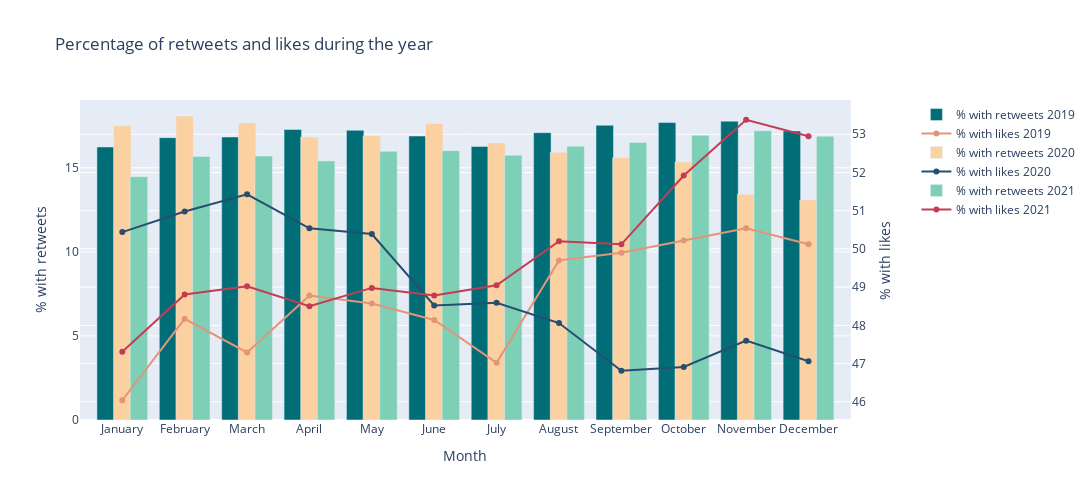
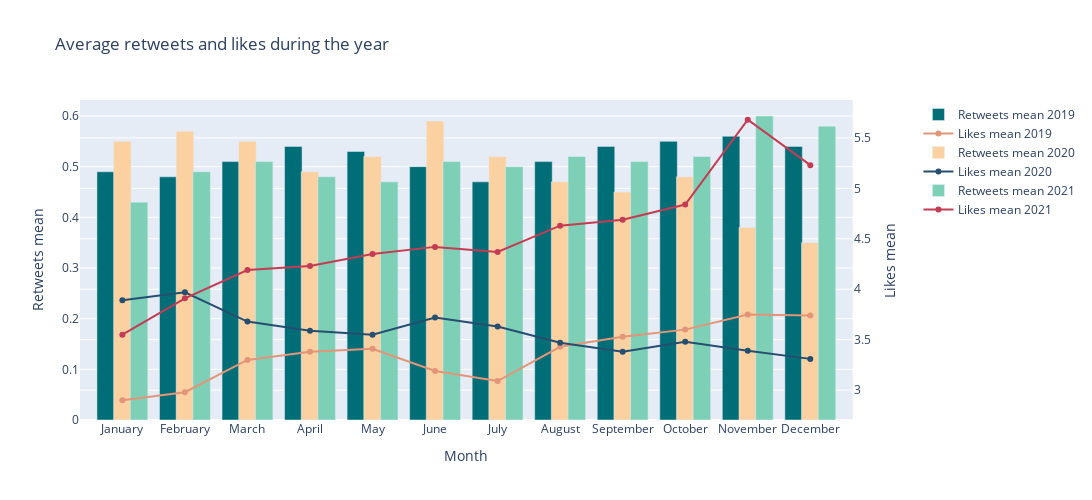

These figures' notebook cell, in order:
### Code cell
analysis_chart(df_analysis, 'month', '% with retweets', '% with likes', 'Month', '% with retweets',
               '% with likes', 'Percentage of retweets and likes during the year', offline_graphs)
analysis_chart(df_analysis, 'month', 'retweets mean', 'likes mean', 'Month', 'Retweets mean', 'Likes mean',
               'Average retweets and likes during the year', offline_graphs)

### Figure 1 — Plotly figure (JSON) as saved in the notebook; plotly's stock layout.template omitted (floating-point values rounded to 4 significant figures)
{"data": [{"marker": {"color": "#006D77"}, "name": "% with retweets 2019", "textposition": "inside", "width": 0.28, "x": ["January", "February", "March", "April", "May", "June", "July", "August", "September", "October", "November", "December"], "y": [16.24, 16.79, 16.83, 17.28, 17.23, 16.89, 16.27, 17.09, 17.53, 17.69, 17.77, 17.19], "type": "bar", "xaxis": "x", "yaxis": "y"}, {"marker": {"color": "#E29578"}, "name": "% with likes 2019", "x": ["January", "February", "March", "April", "May", "June", "July", "August", "September", "October", "November", "December"], "y": [46.04, 48.17, 47.29, 48.78, 48.57, 48.14, 47.02, 49.7, 49.9, 50.22, 50.54, 50.12], "type": "scatter", "xaxis": "x", "yaxis": "y2"}, {"marker": {"color": "#FBD1A2"}, "name": "% with retweets 2020", "textposition": "inside", "width": 0.28, "x": ["January", "February", "March", "April", "May", "June", "July", "August", "September", "October", "November", "December"], "y": [17.5, 18.08, 17.67, 16.83, 16.9, 17.64, 16.48, 15.92, 15.6, 15.34, 13.43, 13.09], "type": "bar", "xaxis": "x", "yaxis": "y"}, {"marker": {"color": "#254E70"}, "name": "% with likes 2020", "x": ["January", "February", "March", "April", "May", "June", "July", "August", "September", "October", "November", "December"], "y": [50.44, 50.98, 51.43, 50.54, 50.39, 48.52, 48.59, 48.06, 46.81, 46.91, 47.6, 47.06], "type": "scatter", "xaxis": "x", "yaxis": "y2"}, {"marker": {"color": "#7DCFB6"}, "name": "% with retweets 2021", "textposition": "inside", "width": 0.28, "x": ["January", "February", "March", "April", "May", "June", "July", "August", "September", "October", "November", "December"], "y": [14.47, 15.67, 15.7, 15.41, 15.98, 16.02, 15.75, 16.28, 16.5, 16.93, 17.2, 16.88], "type": "bar", "xaxis": "x", "yaxis": "y"}, {"marker": {"color": "#C33C54"}, "name": "% with likes 2021", "x": ["January", "February", "March", "April", "May", "June", "July", "August", "September", "October", "November", "December"], "y": [47.31, 48.81, 49.02, 48.5, 48.98, 48.78, 49.05, 50.2, 50.12, 51.92, 53.38, 52.95], "type": "scatter", "xaxis": "x", "yaxis": "y2"}], "layout": {"xaxis": {"anchor": "y", "domain": [0.0, 0.94], "title": {"text": "Month"}}, "yaxis": {"anchor": "x", "domain": [0.0, 1.0], "title": {"text": "% with retweets"}}, "yaxis2": {"anchor": "x", "overlaying": "y", "side": "right", "title": {"text": "% with likes"}}, "title": {"text": "Percentage of retweets and likes during the year"}, "width": 1200, "height": 500}}

### Figure 2 — Plotly figure (JSON) as saved in the notebook; plotly's stock layout.template omitted (floating-point values rounded to 4 significant figures)
{"data": [{"marker": {"color": "#006D77"}, "name": "Retweets mean 2019", "textposition": "inside", "width": 0.28, "x": ["January", "February", "March", "April", "May", "June", "July", "August", "September", "October", "November", "December"], "y": [0.49, 0.48, 0.51, 0.54, 0.53, 0.5, 0.47, 0.51, 0.54, 0.55, 0.56, 0.54], "type": "bar", "xaxis": "x", "yaxis": "y"}, {"marker": {"color": "#E29578"}, "name": "Likes mean 2019", "x": ["January", "February", "March", "April", "May", "June", "July", "August", "September", "October", "November", "December"], "y": [2.9, 2.98, 3.3, 3.38, 3.41, 3.19, 3.09, 3.43, 3.53, 3.6, 3.75, 3.74], "type": "scatter", "xaxis": "x", "yaxis": "y2"}, {"marker": {"color": "#FBD1A2"}, "name": "Retweets mean 2020", "textposition": "inside", "width": 0.28, "x": ["January", "February", "March", "April", "May", "June", "July", "August", "September", "October", "November", "December"], "y": [0.55, 0.57, 0.55, 0.49, 0.52, 0.59, 0.52, 0.47, 0.45, 0.48, 0.38, 0.35], "type": "bar", "xaxis": "x", "yaxis": "y"}, {"marker": {"color": "#254E70"}, "name": "Likes mean 2020", "x": ["January", "February", "March", "April", "May", "June", "July", "August", "September", "October", "November", "December"], "y": [3.89, 3.97, 3.68, 3.59, 3.55, 3.72, 3.63, 3.47, 3.38, 3.48, 3.39, 3.31], "type": "scatter", "xaxis": "x", "yaxis": "y2"}, {"marker": {"color": "#7DCFB6"}, "name": "Retweets mean 2021", "textposition": "inside", "width": 0.28, "x": ["January", "February", "March", "April", "May", "June", "July", "August", "September", "October", "November", "December"], "y": [0.43, 0.49, 0.51, 0.48, 0.47, 0.51, 0.5, 0.52, 0.51, 0.52, 0.6, 0.58], "type": "bar", "xaxis": "x", "yaxis": "y"}, {"marker": {"color": "#C33C54"}, "name": "Likes mean 2021", "x": ["January", "February", "March", "April", "May", "June", "July", "August", "September", "October", "November", "December"], "y": [3.55, 3.91, 4.19, 4.23, 4.35, 4.42, 4.37, 4.63, 4.69, 4.84, 5.68, 5.23], "type": "scatter", "xaxis": "x", "yaxis": "y2"}], "layout": {"xaxis": {"anchor": "y", "domain": [0.0, 0.94], "title": {"text": "Month"}}, "yaxis": {"anchor": "x", "domain": [0.0, 1.0], "title": {"text": "Retweets mean"}}, "yaxis2": {"anchor": "x", "overlaying": "y", "side": "right", "title": {"text": "Likes mean"}}, "title": {"text": "Average retweets and likes during the year"}, "width": 1200, "height": 500}}
